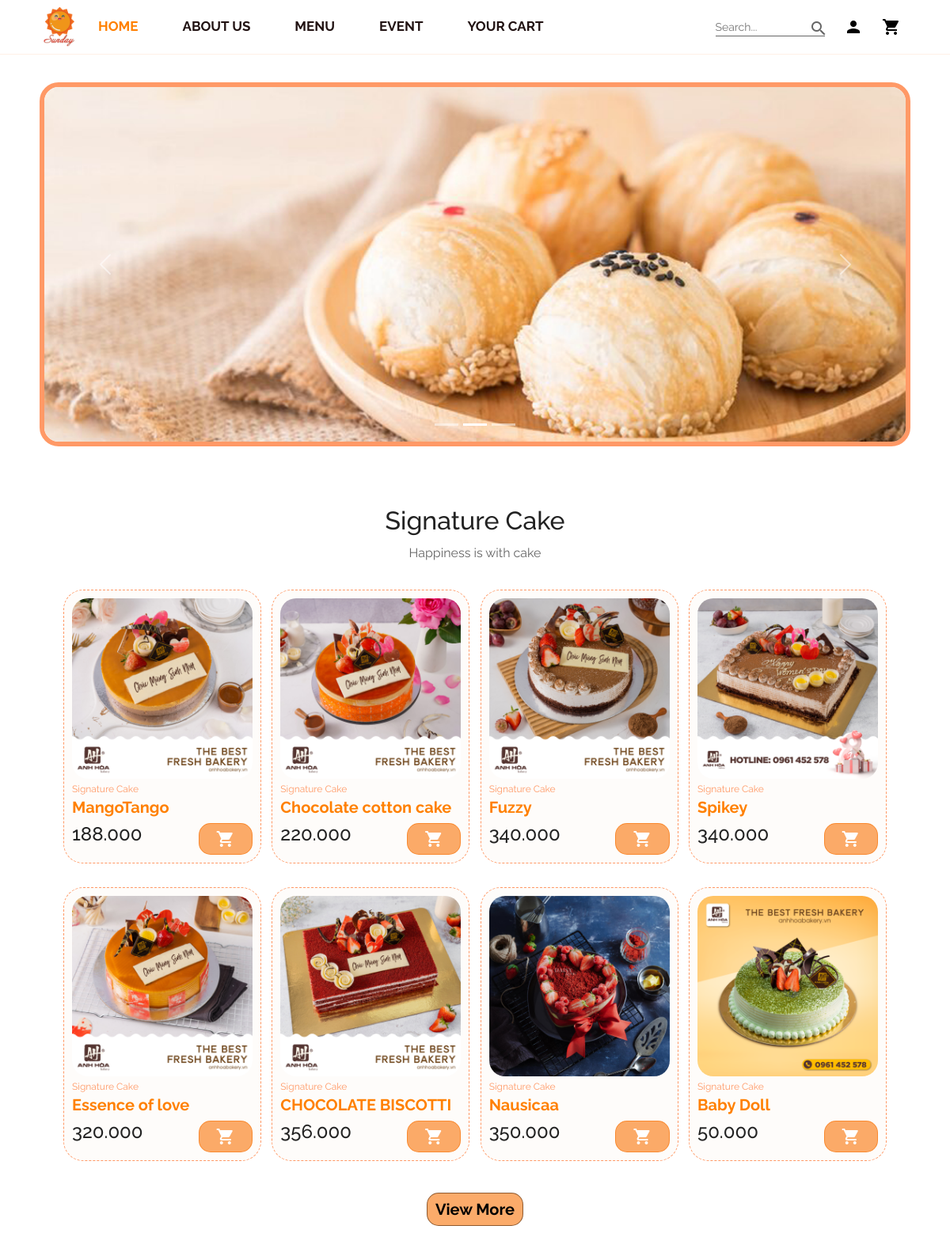
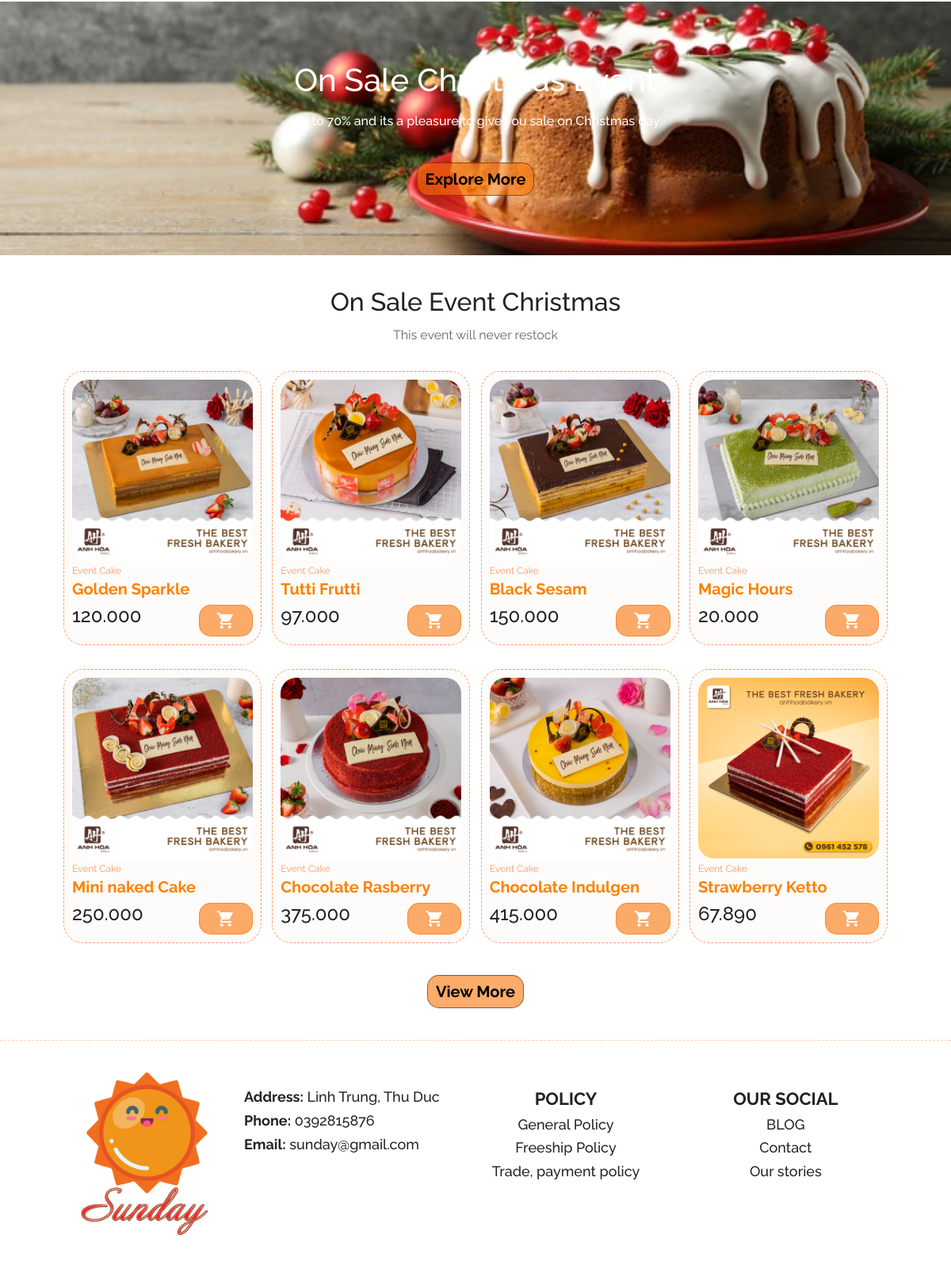
The page / on the database its author committed (2 pictures, top to bottom).
### tables this page shows
CREATE TABLE `products` (
  `Pro_ID` int(11) NOT NULL,
  `Pro_Img` varchar(1000) NOT NULL,
  `Pro_Type` varchar(1000) NOT NULL,
  `Pro_Name` varchar(1000) NOT NULL,
  `Pro_Price` bigint(20) NOT NULL,
  `Pro_Rate` int(5) NOT NULL,
  `Pro_Info` varchar(2000) NOT NULL,
  `Pro_View` bigint(20) NOT NULL DEFAULT 0
);

### index.php (the view, shortened to what this page needs)
<?php
include './Functions.php';
$item_per_page = 12;
$current_page = !empty($_GET['page']) ? $_GET['page'] : 1;
$offset = ($current_page - 1) * $item_per_page;
$SQL = "SELECT * FROM `products` WHERE `Pro_Type` = 'Signature Cake' LIMIT " . $item_per_page . " OFFSET " . $offset;
$Product = $con->query($SQL);
$SQL = "SELECT * FROM `products` WHERE `Pro_Type` = 'Event Cake' LIMIT " . $item_per_page . " OFFSET " . $offset;
    $eventPro = $con->query($SQL);
?>
<?php
include 'inc/header.php';
include 'inc/slider.php';
?>
<section id="product1" class="section-p1">
  <h2 class="">Signature Cake</h2>
  <p class="">Happiness is  with cake</p>
  <div class="pro-container">
    <?php
    while ($row = $Product->fetch_array()) {
    ?>
      <div class="pro" onclick="window.location.href='product-detail.php?id=<?= $row['Pro_ID'] ?>';">
        <img src="<?= $row['Pro_Img'] ?>">
        <div class="des">
          <span><?= $row['Pro_Type'] ?></span>
          <h5><?= $row['Pro_Name'] ?></h5>
        </div>
        <div class="cart">
          <h4><?= number_format($row['Pro_Price'], 0, ",", ".") ?></h4>
          <a href="#" onclick="window.location.href='product-detail.php?id=<?= $row['Pro_ID'] ?>';" class="cart-1"><i class="material-icons">shopping_cart</i></a>
        </div>
      </div>
    <?php
    }
    ?>
  </div>
  <a href="products.php"><button class="view-btn">View More</button></a>
</section>
<section id="banner" class="section-m1">
  <h4>On Sale Christmas Event</h4>
  <h2>Up to 70% and its a pleasure to give you sale on Christmas day</h2>
  <a href="products.php"><button class="view-btn">Explore More</button></a>
</section>
<section id="product1" class="section-p1">
  <h2 class="">On Sale Event Christmas</h2>
  <p class="">This event will never restock</p>
  <div class="pro-container">
  <?php
    while ($row = $eventPro->fetch_array()) {
    ?>
    <div class="pro" onclick="window.location.href='product-detail.php?id=<?= $row['Pro_ID'] ?>';">
      <img src="<?= $row['Pro_Img'] ?>" alt="" class="">
      <div class="des">
        <span><?= $row['Pro_Type'] ?></span>
        <h5><?= $row['Pro_Name'] ?></h5>
      </div>
      <div class="cart">
        <h4><?= number_format($row['Pro_Price'], 0, ",", ".") ?></h4>
        <a id="addcart" href="#" class="cart-1"><i class="material-icons">shopping_cart</i></a>
      </div>
    </div>
    <?php
    }
    ?>
  </div>
  <a href="products.php"><button class="view-btn">View More</button></a>
</section>
<?php
include 'inc/footer.php';
?>

### inc/header.php (shortened to what this page needs)
<!DOCTYPE html>
<html lang="en">
<head>
  <link rel="stylesheet" href="fontawesome/css/all.min.css">
  <link rel="stylesheet" href="css/style.css">
  <link rel="stylesheet" type="text/css" href="bootstrap/bootstrap.min.css">
</head>
<body>
  <nav class="navbar navbar-expand-lg bg">
    <div id="nav" class="container-fluid">
      <a class="navbar-brand" href="index.php"><img class="logo1" src="img/logo3.png"> </a>
      <div class="collapse navbar-collapse" id="navbarSupportedContent">
        <ul class="navbar-nav me-auto mb-2 mb-lg-0">
          <li class="nav-item">
            <a style="color: #ff8000;" class="nav-link active" aria-current="page" href="index.php">HOME</a>
          </li>
          <li class="nav-item">
            <a class="nav-link" href="about.php">ABOUT US</a>
          </li>
          <li class="nav-item">
            <a class="nav-link" href="products.php">MENU</a>
          </li>
          <li class="nav-item">
            <a class="nav-link" href="#">EVENT</a>
          </li>
          <li class="nav-item">
            <a class="nav-link" href="cart.php">YOUR CART</a>
          </li>
        </ul>
        <div class="nav-function">
          <form class="nav-search" role="search" action="Search.php" method="GET">
            <a href="#">
              <input name="Search" placeholder="Search..." type="text">
              <i id="search-btn" class="material-icons">search</i>
              <input type="submit" value="" id="search-btn1">
            </a>
          </form>
          <form class="nav-icons">
            <?php
            if (isset($_SESSION['login'])) {
            ?>
              <a rel="external" href="userprofile.php"> <i class="material-icons person">person</i></a>
            <?php
            } else {
            ?>
              <a rel="external" href="login.php"> <i class="material-icons person">person</i></a>
            <?php
            }
            ?>
            <a href="cart.php"> <i class="material-icons cart">shopping_cart</i>
              </a>
          </form>
        </div>
      </div>
    </div>
  </nav>

### inc/slider.php (shortened to what this page needs)
<div id="carouselExampleDark" class="carousel carousel slide " data-bs-ride="carousel">
  <div class="carousel-indicators ">
    <button type="button" data-bs-target="#carouselExampleDark" data-bs-slide-to="0" class="active"
      aria-current="true" aria-label="Slide 1"></button>
    <button type="button" data-bs-target="#carouselExampleDark" data-bs-slide-to="1" aria-label="Slide 2"></button>
    <button type="button" data-bs-target="#carouselExampleDark" data-bs-slide-to="2" aria-label="Slide 3"></button>
  </div>
  <div class="carousel-inner">
    <div class="carousel-item" data-bs-interval="2000">
      <img src="img/slider4.png" class="d-block w-100" alt="...">
      <div class="carousel-caption d-none d-md-block">
      </div>
    </div>
  </div>
  <button class="carousel-control-prev" type="button" data-bs-target="#carouselExampleDark" data-bs-slide="prev">
    <span class="carousel-control-prev-icon" aria-hidden="true"></span>
  </button>
  <button class="carousel-control-next" type="button" data-bs-target="#carouselExampleDark" data-bs-slide="next">
    <span class="carousel-control-next-icon" aria-hidden="true"></span>
  </button>
</div>

### inc/footer.php (shortened to what this page needs)
  <footer class="section-p1">
    <img class="logo" src="img/logo3.png" alt="">
    <div id="id1" class="col">
      <h3> <strong>Address:</strong> Linh Trung, Thu Duc  </h3>
      <h3><strong>Phone:</strong>  0392815876 </h3>
      <h3> <strong>Email:</strong>  sunday@gmail.com </h3>
    </div>
    <div class="col">
      <h2><strong>POLICY</strong> </h2>
      <h3>General Policy</h3>
      <h3>Freeship Policy</h3>
      <h3>Trade, payment policy</h3>
    </div>
    <div class="col">
      <h2><strong>OUR SOCIAL</strong> </h2>
      <h3>BLOG</h3>
      <h3>Contact</h3>
      <h3>Our stories</h3>
    </div>
  </footer>
</body>
</html>

### css/style.css (style rules this page uses)
* { margin: 0; padding: 0; box-sizing: border-box; font-family: 'Raleway'; }
:root a { color: black; text-decoration: none; }
h2 { font-size: 46px; line-height: 54px; color: #222; }
h4 { font-size: 20px; color: #222; }
p { font-size: 16px; color: #666; margin: 15px 0 20px 0; line-height: 1.8; }
body, input { width: 100%; font-family: 'Raleway'; }
li { list-style: none; }
a { text-decoration: none; color: #000; transition: all 0.3s ease; }
.section-p1 { padding: 40px 80px; }
.section-m1 { margin: 0; }
button.view-btn { font-size: 20px; margin: 25px 0 0 0; border: none; background-color: rgba(248, 116, 8, 0.6); padding: 5px 10px; color: rgb(0, 0, 0); font-weight: bold; border: 1px solid rgba(73, 36, 5, 0.6); border-radius: 15px; }
.navbar { --bs-navbar-padding-x: auto !important; }
#nav { padding: 4px 50px !important; background-color: rgb(255, 255, 255) !important; display: flex; justify-content: space-between; border-bottom: 1px solid #fff0e6; }
#nav li a { font-size: 17px; color: rgb(34, 19, 19); font-weight: bold; }
#nav .logo1 { max-width: 50px; max-height: 50px; }
#nav .nav-item { margin-right: 40px; }
#nav .nav-function { display: flex; align-items: flex-end; justify-content: flex-end; width: 25%; }
#nav .nav-function a { padding: 0 12px; display: flex; position: relative; cursor: pointer; }
#nav .nav-search a { position: relative; }
.nav-search input { width: 100%; border: none; border-bottom: 1px solid #666; background: transparent; outline: none; font-size: 14px; }
.nav-search i { position: absolute; right: 8px; color: #666; }
.nav-icons { display: flex; }
#search-btn1 { display: flex; justify-content: flex-end; align-items: flex-end; z-index: 9999; width: 10%; }
#carouselExampleDark { margin: 35px 50px; }
.carousel-item img { border-radius: 24px 24px 24px 24px; -moz-border-radius: 24px 24px 24px 24px; -webkit-border-radius: 24px 24px 24px 24px; border: 6px solid #ff9966; }
#product1 { text-align: center; }
#product1 .pro-container { display: flex; justify-content: space-between; flex-wrap: wrap; }
#product1 .pro { width: 23%; min-width: 250px; padding: 10px; border: 0.5px dashed #ff9966; border-radius: 25px; cursor: pointer; margin: 15px 0; transition: 0.2 ease; background-color: rgba(240, 222, 207, 0.1); }
#product1 .pro img { width: 100%; border-radius: 20px; }
#product1 .pro .des { text-align: start; }
#product1 .pro .des span { color: #ff9966; font-size: 12px; }
#product1 .pro .des h5 { color: #ff8000; font-weight: bold; }
#product1 .pro .cart { display: flex; justify-content: space-between; }
#product1 .pro .cart-1 { width: 30%; height: 40px; line-height: 40px; border-radius: 15px; background-color: rgba(248, 116, 8, 0.6); padding: 6px 2px 0 2px; color: white; border: 1px solid rgba(248, 116, 8, 0.6); }
#banner { display: flex; flex-direction: column; justify-content: center; text-align: center; align-items: center; background-image: url("../img/banner.webp"); width: 100%; height: 40vh; background-size: cover; background-position: center; }
#banner h4 { color: #fff; font-size: 40px; }
#banner h2 { color: #fff; font-size: 16px; padding: 10px 0; }
footer { border-top: 1px dashed #ffccb3; display: flex; flex-wrap: wrap; justify-content: space-between; }
footer .col { display: flex; flex-direction: column; align-items: center; margin: 20px 0 15px 20px; }
footer #id1 { align-items: flex-start; }
footer h3 { font-size: 18px; }
footer h2 { font-size: 22px; }
footer .logo { width: 20%; height: 20%; }
#addcart { border-radius: 7px; width: 50%; }

### rows shown on the page
products: Pro_Img (picture), Pro_Type "Signature Cake", Pro_Name "MangoTango", Pro_Price "188.000"
products: Pro_Img (picture), Pro_Type "Signature Cake", Pro_Name "Chocolate cotton cake", Pro_Price "220.000"
products: Pro_Img (picture), Pro_Type "Signature Cake", Pro_Name "Fuzzy", Pro_Price "340.000"
products: Pro_Img (picture), Pro_Type "Signature Cake", Pro_Name "Spikey", Pro_Price "340.000"
products: Pro_Img (picture), Pro_Type "Signature Cake", Pro_Name "Essence of love", Pro_Price "320.000"
products: Pro_Img (picture), Pro_Type "Signature Cake", Pro_Name "CHOCOLATE BISCOTTI", Pro_Price "356.000"
products: Pro_Img (picture), Pro_Type "Signature Cake", Pro_Name "Nausicaa", Pro_Price "350.000"
products: Pro_Img (picture), Pro_Type "Signature Cake", Pro_Name "Baby Doll", Pro_Price "50.000"
products: Pro_Img (picture), Pro_Type "Event Cake", Pro_Name "Golden Sparkle", Pro_Price "120.000"
products: Pro_Img (picture), Pro_Type "Event Cake", Pro_Name "Tutti Frutti", Pro_Price "97.000"
products: Pro_Img (picture), Pro_Type "Event Cake", Pro_Name "Black Sesam", Pro_Price "150.000"
products: Pro_Img (picture), Pro_Type "Event Cake", Pro_Name "Magic Hours", Pro_Price "20.000"
products: Pro_Img (picture), Pro_Type "Event Cake", Pro_Name "Mini naked Cake", Pro_Price "250.000"
products: Pro_Img (picture), Pro_Type "Event Cake", Pro_Name "Chocolate Rasberry", Pro_Price "375.000"
products: Pro_Img (picture), Pro_Type "Event Cake", Pro_Name "Chocolate Indulgen", Pro_Price "415.000"
products: Pro_Img (picture), Pro_Type "Event Cake", Pro_Name "Strawberry Ketto", Pro_Price "67.890"
